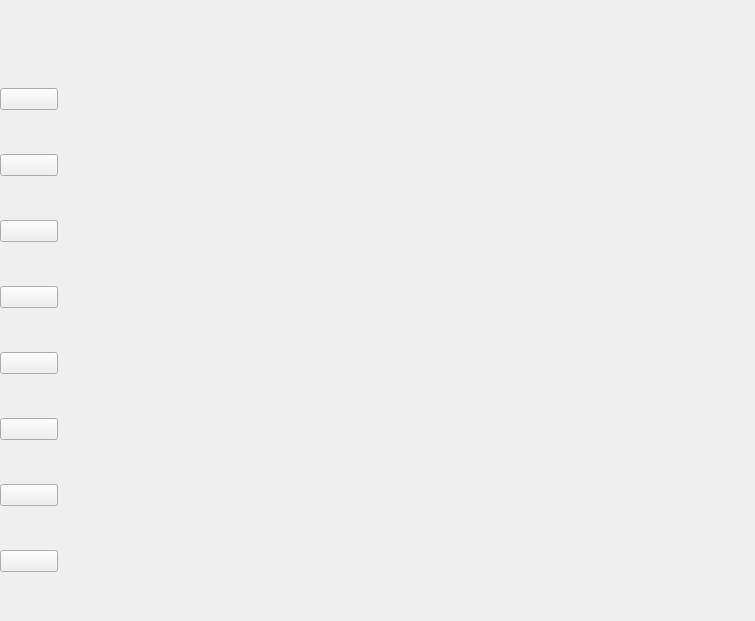
<?xml version="1.0" encoding="UTF-8"?>
<ui version="4.0">
 <class>MainWidget</class>
 <widget class="QWidget" name="MainWidget">
  <property name="geometry">
   <rect>
    <x>0</x>
    <y>0</y>
    <width>755</width>
    <height>621</height>
   </rect>
  </property>
  <property name="windowTitle">
   <string>MainWidget</string>
  </property>
  <widget class="QWidget" name="gridLayoutWidget">
   <property name="geometry">
    <rect>
     <x>60</x>
     <y>50</y>
     <width>941</width>
     <height>751</height>
    </rect>
   </property>
   <layout class="QGridLayout" name="mainLayout"/>
  </widget>
  <widget class="QWidget" name="verticalLayoutWidget">
   <property name="geometry">
    <rect>
     <x>0</x>
     <y>50</y>
     <width>58</width>
     <height>561</height>
    </rect>
   </property>
   <layout class="QVBoxLayout" name="leftLayout">
    <item>
     <widget class="QPushButton" name="rect4_button">
      <property name="text">
       <string/>
      </property>
     </widget>
    </item>
    <item>
     <widget class="QPushButton" name="rect3_button">
      <property name="text">
       <string/>
      </property>
     </widget>
    </item>
    <item>
     <widget class="QPushButton" name="rhombus_button">
      <property name="text">
       <string/>
      </property>
     </widget>
    </item>
    <item>
     <widget class="QPushButton" name="rect2_button">
      <property name="text">
       <string/>
      </property>
     </widget>
    </item>
    <item>
     <widget class="QPushButton" name="parallelogram_button">
      <property name="text">
       <string/>
      </property>
     </widget>
    </item>
    <item>
     <widget class="QPushButton" name="rect_button">
      <property name="text">
       <string/>
      </property>
     </widget>
    </item>
    <item>
     <widget class="QPushButton" name="circle_button">
      <property name="text">
       <string/>
      </property>
     </widget>
    </item>
    <item>
     <widget class="QPushButton" name="color_button">
      <property name="text">
       <string/>
      </property>
     </widget>
    </item>
   </layout>
  </widget>
  <widget class="QWidget" name="horizontalLayoutWidget">
   <property name="geometry">
    <rect>
     <x>0</x>
     <y>10</y>
     <width>411</width>
     <height>41</height>
    </rect>
   </property>
   <layout class="QHBoxLayout" name="menu_layout"/>
  </widget>
 </widget>
 <resources/>
 <connections/>
</ui>
